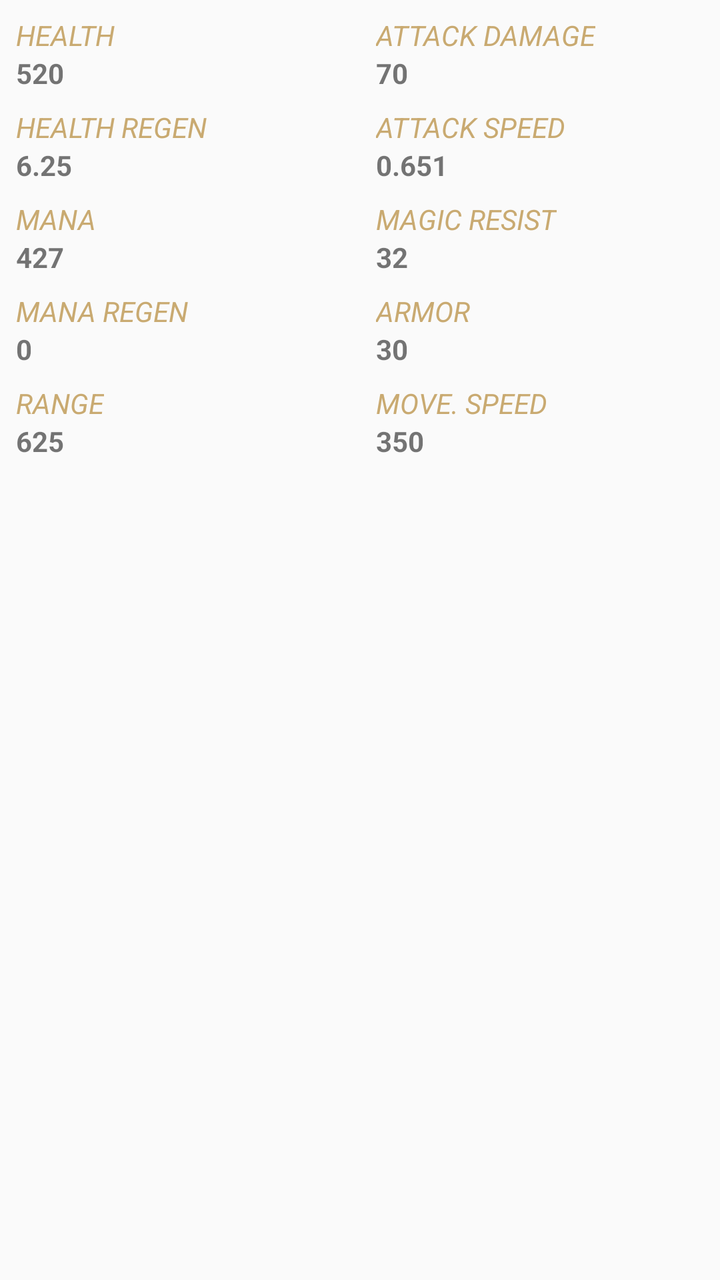
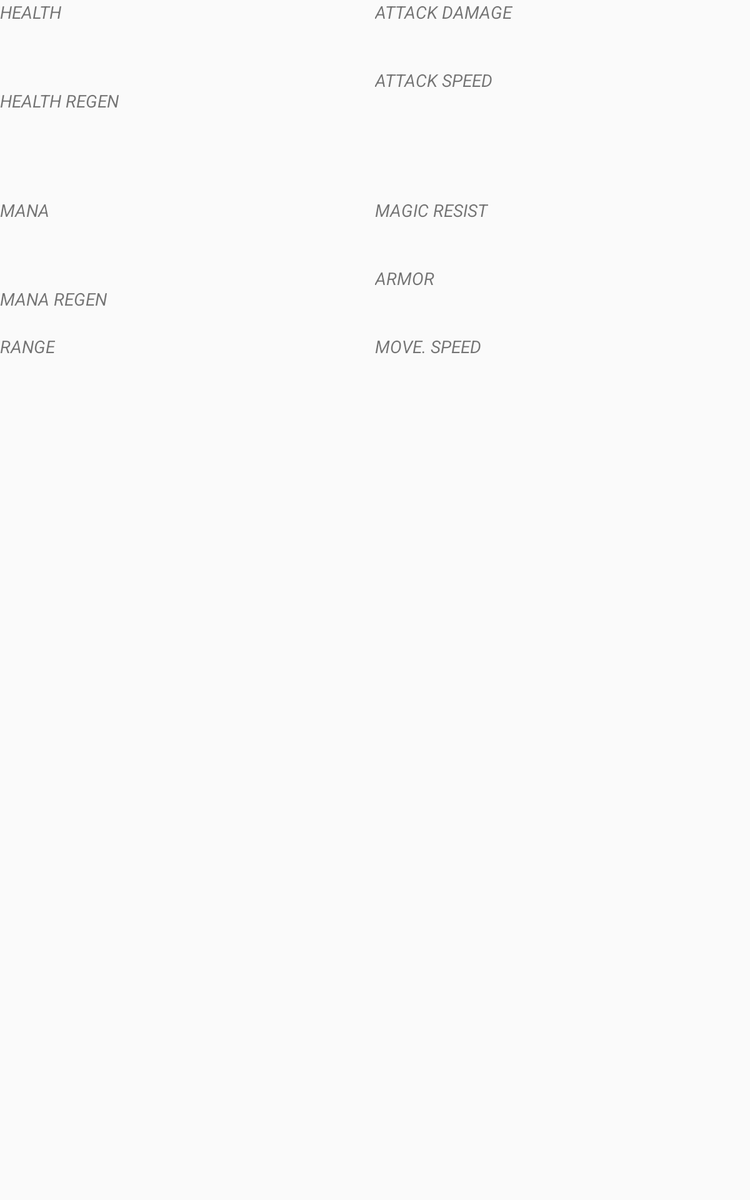

Compare how this app lays out the same screen by default and in its alternative resource folder. The renders come first, then the two layout files and the values they reference.
<!-- AndroidManifest.xml: application theme AppTheme -->
<!-- res/layout/fragment_champion_info.xml -->
<?xml version="1.0" encoding="utf-8"?>
<android.support.v4.widget.NestedScrollView xmlns:android="http://schemas.android.com/apk/res/android"
    xmlns:app="http://schemas.android.com/apk/res-auto"
    xmlns:tools="http://schemas.android.com/tools"
    android:layout_width="match_parent"
    android:layout_height="match_parent">

    <android.support.constraint.ConstraintLayout
        android:layout_width="match_parent"
        android:layout_height="wrap_content"
        android:focusableInTouchMode="true"
        tools:context=".ChampionStatsActivity">

        <ImageView
            android:id="@+id/splash_art_info_image"
            style="@style/TipsSplashArt"
            app:layout_constraintEnd_toEndOf="parent"
            app:layout_constraintStart_toStartOf="parent"
            app:layout_constraintTop_toTopOf="parent"
            tools:background="@color/statsLabelColor"
            tools:src="@drawable/ic_launcher_foreground" />

        <android.support.v7.widget.RecyclerView
            android:id="@+id/spell_recycler_view"
            style="@style/ChampionRecyclerView"
            app:layout_constraintBottom_toBottomOf="parent"
            app:layout_constraintEnd_toEndOf="parent"
            app:layout_constraintStart_toStartOf="parent"
            app:layout_constraintTop_toBottomOf="@+id/range_tv" />

        <TextView
            android:id="@+id/health_label_tv"
            style="@style/StatsLabel"
            android:text="@string/health_label"
            app:layout_constraintStart_toStartOf="parent"
            app:layout_constraintTop_toBottomOf="@+id/splash_art_info_image" />

        <TextView
            android:id="@+id/attack_damage_label_tv"
            style="@style/StatsLabel"
            android:text="@string/attack_damage_label"
            app:layout_constraintStart_toStartOf="@+id/guideline3"
            app:layout_constraintTop_toBottomOf="@+id/splash_art_info_image" />

        <TextView
            android:id="@+id/health_regen_label_tv"
            style="@style/StatsLabel"
            android:text="@string/health_regen_label"
            app:layout_constraintStart_toStartOf="parent"
            app:layout_constraintTop_toBottomOf="@+id/health_tv" />

        <TextView
            android:id="@+id/mana_label_tv"
            style="@style/StatsLabel"
            android:text="@string/mana_label"
            app:layout_constraintStart_toStartOf="parent"
            app:layout_constraintTop_toBottomOf="@+id/health_regen_tv" />

        <TextView
            android:id="@+id/range_label_tv"
            style="@style/StatsLabel"
            android:text="@string/range_label"
            app:layout_constraintStart_toStartOf="parent"
            app:layout_constraintTop_toBottomOf="@+id/mana_regen_tv" />

        <TextView
            android:id="@+id/armor_label_tv"
            style="@style/StatsLabel"
            android:text="@string/armor_label"
            app:layout_constraintStart_toStartOf="@+id/guideline3"
            app:layout_constraintTop_toBottomOf="@+id/magic_resist_tv" />

        <TextView
            android:id="@+id/mana_regen_label_tv"
            style="@style/StatsLabel"
            android:text="@string/mana_regen_label"
            app:layout_constraintStart_toStartOf="parent"
            app:layout_constraintTop_toBottomOf="@+id/mana_tv" />

        <TextView
            android:id="@+id/move_speed_label"
            style="@style/StatsLabel"
            android:text="@string/move_speed_label"
            app:layout_constraintStart_toStartOf="@+id/guideline3"
            app:layout_constraintTop_toBottomOf="@+id/armor_tv" />

        <TextView
            android:id="@+id/magic_resist_label_tv"
            style="@style/StatsLabel"
            android:text="@string/magic_resist_label"
            app:layout_constraintStart_toStartOf="@+id/guideline3"
            app:layout_constraintTop_toBottomOf="@+id/attack_speed_tv" />

        <TextView
            android:id="@+id/attack_speed_label_tv"
            style="@style/StatsLabel"
            android:text="@string/attack_speed_label"
            app:layout_constraintStart_toStartOf="@+id/guideline3"
            app:layout_constraintTop_toBottomOf="@+id/attack_damage_tv" />

        <TextView
            android:id="@+id/health_tv"
            style="@style/StatsText"
            app:layout_constraintStart_toStartOf="parent"
            app:layout_constraintTop_toBottomOf="@+id/health_label_tv"
            tools:text="520" />

        <TextView
            android:id="@+id/health_regen_tv"
            style="@style/StatsText"
            app:layout_constraintStart_toStartOf="parent"
            app:layout_constraintTop_toBottomOf="@+id/health_regen_label_tv"
            tools:text="6.25" />

        <TextView
            android:id="@+id/mana_tv"
            style="@style/StatsText"
            app:layout_constraintStart_toStartOf="parent"
            app:layout_constraintTop_toBottomOf="@+id/mana_label_tv"
            tools:text="427" />

        <TextView
            android:id="@+id/range_tv"
            style="@style/StatsText"
            app:layout_constraintStart_toStartOf="parent"
            app:layout_constraintTop_toBottomOf="@+id/range_label_tv"
            tools:text="625" />

        <TextView
            android:id="@+id/armor_tv"
            style="@style/StatsText"
            app:layout_constraintStart_toStartOf="@+id/guideline3"
            app:layout_constraintTop_toBottomOf="@+id/armor_label_tv"
            tools:text="30" />

        <TextView
            android:id="@+id/mana_regen_tv"
            style="@style/StatsText"
            app:layout_constraintStart_toStartOf="parent"
            app:layout_constraintTop_toBottomOf="@+id/mana_regen_label_tv"
            tools:text="0" />

        <TextView
            android:id="@+id/move_speed_tv"
            style="@style/StatsText"
            app:layout_constraintStart_toStartOf="@+id/guideline3"
            app:layout_constraintTop_toBottomOf="@+id/move_speed_label"
            tools:text="350" />

        <TextView
            android:id="@+id/attack_damage_tv"
            style="@style/StatsText"
            app:layout_constraintStart_toStartOf="@+id/guideline3"
            app:layout_constraintTop_toBottomOf="@+id/attack_damage_label_tv"
            tools:text="70" />

        <TextView
            android:id="@+id/magic_resist_tv"
            style="@style/StatsText"
            app:layout_constraintStart_toStartOf="@+id/guideline3"
            app:layout_constraintTop_toBottomOf="@+id/magic_resist_label_tv"
            tools:text="32" />

        <TextView
            android:id="@+id/attack_speed_tv"
            style="@style/StatsText"
            app:layout_constraintStart_toStartOf="@+id/guideline3"
            app:layout_constraintTop_toBottomOf="@+id/attack_speed_label_tv"
            tools:text="0.651" />

        <android.support.constraint.Guideline
            android:id="@+id/guideline3"
            android:layout_width="wrap_content"
            android:layout_height="wrap_content"
            android:orientation="vertical"
            app:layout_constraintGuide_percent="0.5" />

    </android.support.constraint.ConstraintLayout>

</android.support.v4.widget.NestedScrollView>
<!-- resources referenced by this layout -->
<resources>
  <color name="statsLabelColor">#c9aa71</color>
  <string name="armor_label">Armor</string>
  <string name="attack_damage_label">Attack Damage</string>
  <string name="attack_speed_label">Attack Speed</string>
  <string name="health_label">Health</string>
  <string name="health_regen_label">Health regen</string>
  <string name="magic_resist_label">Magic Resist</string>
  <string name="mana_label">Mana</string>
  <string name="mana_regen_label">Mana Regen</string>
  <string name="move_speed_label">Move. Speed</string>
  <string name="range_label">Range</string>
  <style name="ChampionRecyclerView">
          <item name="android:layout_width">0dp</item>
          <item name="android:layout_height">wrap_content</item>
      </style>
  <style name="StatsLabel" parent="LabelText">
          <item name="android:layout_marginLeft">8dp</item>
          <item name="android:layout_marginStart">8dp</item>
          <item name="android:layout_marginTop">8dp</item>
          <item name="android:textColor">@color/statsLabelColor</item>
      </style>
  <style name="StatsText" parent="Text">
          <item name="android:layout_marginLeft">8dp</item>
          <item name="android:layout_marginStart">8dp</item>
      </style>
  <style name="TipsSplashArt">
          <item name="android:layout_width">match_parent</item>
          <item name="android:layout_height">wrap_content</item>
      </style>
  <style name="AppTheme" parent="Theme.AppCompat.Light.DarkActionBar">
          
          <item name="colorPrimary">@color/colorPrimary</item>
          <item name="colorPrimaryDark">@color/colorPrimaryDark</item>
          <item name="colorAccent">@color/colorAccent</item>
      </style>
  <style name="LabelText">
          <item name="android:layout_width">wrap_content</item>
          <item name="android:layout_height">wrap_content</item>
          <item name="android:textStyle">italic</item>
          <item name="android:textAllCaps">true</item>
      </style>
  <style name="Text">
          <item name="android:layout_width">wrap_content</item>
          <item name="android:layout_height">wrap_content</item>
          <item name="android:textStyle">bold</item>
      </style>
  <color name="colorPrimary">#3F51B5</color>
  <color name="colorPrimaryDark">#303F9F</color>
  <color name="colorAccent">#FF4081</color>
</resources>
<!-- res/layout-sw600dp/fragment_champion_info.xml (the repository's variant of the layout above) -->
<!-- drawn on a 7-inch tablet held upright -->
<?xml version="1.0" encoding="utf-8"?>
<android.support.v4.widget.NestedScrollView xmlns:android="http://schemas.android.com/apk/res/android"
    xmlns:app="http://schemas.android.com/apk/res-auto"
    xmlns:tools="http://schemas.android.com/tools"
    android:layout_width="match_parent"
    android:layout_height="match_parent">

    <android.support.constraint.ConstraintLayout
        android:layout_width="match_parent"
        android:layout_height="wrap_content"
        android:focusableInTouchMode="true"
        tools:context=".ChampionStatsActivity">

        <android.support.v7.widget.RecyclerView
            android:id="@+id/spell_recycler_view"
            style="@style/RecyclerViewStyle"
            app:layout_constraintBottom_toBottomOf="parent"
            app:layout_constraintEnd_toEndOf="parent"
            app:layout_constraintStart_toStartOf="parent"
            app:layout_constraintTop_toBottomOf="@+id/range_tv" />

        <TextView
            android:id="@+id/health_label_tv"
            style="@style/LabelText"
            android:text="@string/health_label"
            app:layout_constraintStart_toStartOf="parent"
            app:layout_constraintTop_toTopOf="parent" />

        <TextView
            android:id="@+id/attack_damage_label_tv"
            style="@style/LabelText"
            android:text="@string/attack_damage_label"
            app:layout_constraintStart_toStartOf="@+id/guideline3"
            app:layout_constraintTop_toTopOf="parent" />

        <TextView
            android:id="@+id/health_regen_label_tv"
            style="@style/LabelText"
            android:text="@string/health_regen_label"
            app:layout_constraintStart_toStartOf="parent"
            app:layout_constraintTop_toBottomOf="@+id/health_tv" />

        <TextView
            android:id="@+id/mana_label_tv"
            style="@style/LabelText"
            android:text="@string/mana_label"
            app:layout_constraintStart_toStartOf="parent"
            app:layout_constraintTop_toBottomOf="@+id/health_regen_tv" />

        <TextView
            android:id="@+id/range_label_tv"
            style="@style/LabelText"
            android:text="@string/range_label"
            app:layout_constraintStart_toStartOf="parent"
            app:layout_constraintTop_toBottomOf="@+id/mana_regen_tv" />

        <TextView
            android:id="@+id/armor_label_tv"
            style="@style/LabelText"
            android:text="@string/armor_label"
            app:layout_constraintStart_toStartOf="@+id/guideline3"
            app:layout_constraintTop_toBottomOf="@+id/magic_resist_tv" />

        <TextView
            android:id="@+id/mana_regen_label_tv"
            style="@style/LabelText"
            android:text="@string/mana_regen_label"
            app:layout_constraintStart_toStartOf="parent"
            app:layout_constraintTop_toBottomOf="@+id/mana_tv" />

        <TextView
            android:id="@+id/move_speed_label"
            style="@style/LabelText"
            android:text="@string/move_speed_label"
            app:layout_constraintStart_toStartOf="@+id/guideline3"
            app:layout_constraintTop_toBottomOf="@+id/armor_tv" />

        <TextView
            android:id="@+id/magic_resist_label_tv"
            style="@style/LabelText"
            android:text="@string/magic_resist_label"
            app:layout_constraintStart_toStartOf="@+id/guideline3"
            app:layout_constraintTop_toBottomOf="@+id/attack_speed_tv" />

        <TextView
            android:id="@+id/attack_speed_label_tv"
            style="@style/LabelText"
            android:text="@string/attack_speed_label"
            app:layout_constraintStart_toStartOf="@+id/guideline3"
            app:layout_constraintTop_toBottomOf="@+id/attack_damage_tv" />

        <TextView
            android:id="@+id/health_tv"
            style="@style/BoldText"
            app:layout_constraintStart_toStartOf="parent"
            app:layout_constraintTop_toBottomOf="@+id/health_label_tv"
            tools:text="520" />

        <TextView
            android:id="@+id/health_regen_tv"
            style="@style/BoldText"
            app:layout_constraintStart_toStartOf="parent"
            app:layout_constraintTop_toBottomOf="@+id/health_regen_label_tv"
            tools:text="6.25" />

        <TextView
            android:id="@+id/mana_tv"
            style="@style/BoldText"
            app:layout_constraintStart_toStartOf="parent"
            app:layout_constraintTop_toBottomOf="@+id/mana_label_tv"
            tools:text="427" />

        <TextView
            android:id="@+id/range_tv"
            style="@style/BoldText"
            app:layout_constraintStart_toStartOf="parent"
            app:layout_constraintTop_toBottomOf="@+id/range_label_tv"
            tools:text="625" />

        <TextView
            android:id="@+id/armor_tv"
            style="@style/BoldText"
            app:layout_constraintStart_toStartOf="@+id/guideline3"
            app:layout_constraintTop_toBottomOf="@+id/armor_label_tv"
            tools:text="30" />

        <TextView
            android:id="@+id/mana_regen_tv"
            style="@style/BoldText"
            app:layout_constraintStart_toStartOf="parent"
            app:layout_constraintTop_toBottomOf="@+id/mana_regen_label_tv"
            tools:text="0" />

        <TextView
            android:id="@+id/move_speed_tv"
            style="@style/BoldText"
            app:layout_constraintStart_toStartOf="@+id/guideline3"
            app:layout_constraintTop_toBottomOf="@+id/move_speed_label"
            tools:text="350" />

        <TextView
            android:id="@+id/attack_damage_tv"
            style="@style/BoldText"
            app:layout_constraintStart_toStartOf="@+id/guideline3"
            app:layout_constraintTop_toBottomOf="@+id/attack_damage_label_tv"
            tools:text="70" />

        <TextView
            android:id="@+id/magic_resist_tv"
            style="@style/BoldText"
            app:layout_constraintStart_toStartOf="@+id/guideline3"
            app:layout_constraintTop_toBottomOf="@+id/magic_resist_label_tv"
            tools:text="32" />

        <TextView
            android:id="@+id/attack_speed_tv"
            style="@style/BoldText"
            app:layout_constraintStart_toStartOf="@+id/guideline3"
            app:layout_constraintTop_toBottomOf="@+id/attack_speed_label_tv"
            tools:text="0.651" />

        <android.support.constraint.Guideline
            android:id="@+id/guideline3"
            android:layout_width="wrap_content"
            android:layout_height="wrap_content"
            android:orientation="vertical"
            app:layout_constraintGuide_percent="0.5" />

    </android.support.constraint.ConstraintLayout>

</android.support.v4.widget.NestedScrollView>
<!-- resources referenced by the variant -->
<!-- as a 7-inch tablet held upright resolves them -->
<resources>
  <string name="armor_label">Armor</string>
  <string name="attack_damage_label">Attack Damage</string>
  <string name="attack_speed_label">Attack Speed</string>
  <string name="health_label">Health</string>
  <string name="health_regen_label">Health regen</string>
  <string name="magic_resist_label">Magic Resist</string>
  <string name="mana_label">Mana</string>
  <string name="mana_regen_label">Mana Regen</string>
  <string name="move_speed_label">Move. Speed</string>
  <string name="range_label">Range</string>
  <style name="LabelText">
          <item name="android:layout_width">wrap_content</item>
          <item name="android:layout_height">wrap_content</item>
          <item name="android:textStyle">italic</item>
          <item name="android:textAllCaps">true</item>
      </style>
  <style name="AppTheme" parent="Theme.AppCompat.Light.DarkActionBar">
          
          <item name="colorPrimary">@color/colorPrimary</item>
          <item name="colorPrimaryDark">@color/colorPrimaryDark</item>
          <item name="colorAccent">@color/colorAccent</item>
      </style>
  <color name="colorPrimary">#3F51B5</color>
  <color name="colorPrimaryDark">#303F9F</color>
  <color name="colorAccent">#FF4081</color>
</resources>
